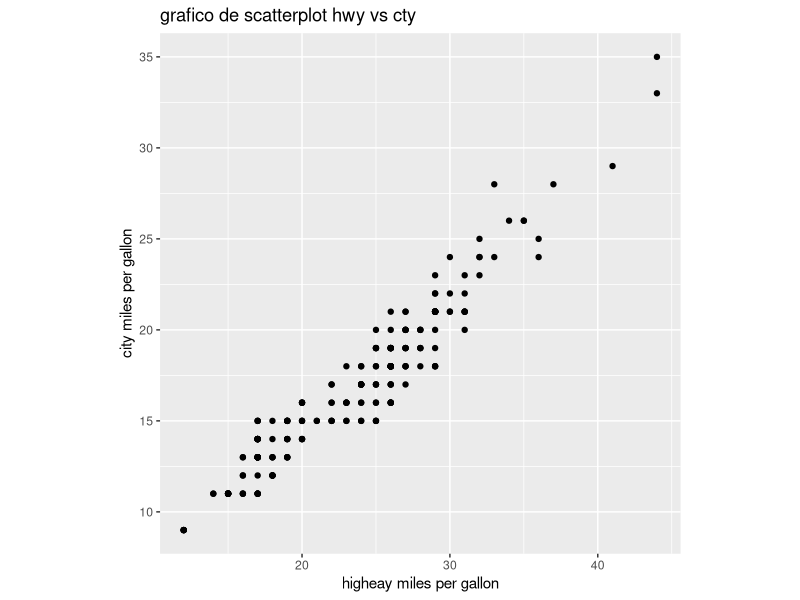

Write the R code that produced this figure.
## ---- chunk 1
knitr::opts_chunk$set(echo = TRUE)
## ---- chunk 2
library(ggplot2)
ggplot(data=mpg,aes(x=hwy, y=cty))+ geom_point()+theme(aspect.ratio=1)+ labs(x="higheay miles per gallon", y="city miles per gallon", title="grafico de scatterplot hwy vs cty")
## ---- chunk 3
library(xtable)
xtable(mtcars[1:5,1:5])
